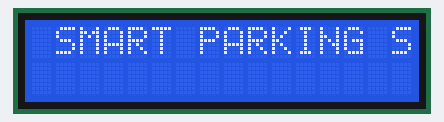
The sketch below on a simulated Arduino Uno, built with avr-gcc and run on an emulated ATmega328P. Parts: 16×2 character LCD.

Above: at 0.1 s.
At 2.1 s:
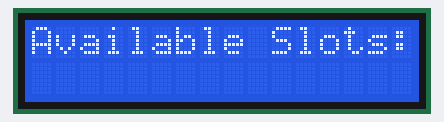
At 3.1 s:
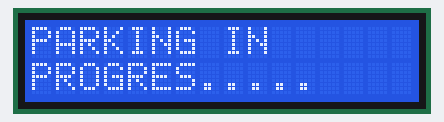
At 4.73 s:
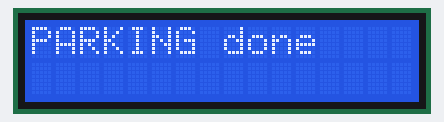

The sketch:

Main_File.ino
```cpp
#include <LiquidCrystal.h>
#include <SoftwareSerial.h>
String voice, number;
LiquidCrystal lcd(12, 11, 5, 4, 3, 2);
int cars=15;
#define frontandbackmotor 13
#define liftmotor 10
#define magnet 9

SoftwareSerial portOne(15, 14);
SoftwareSerial portTwo(17, 16);

void setup() {
  // put your setup code here, to run once:
  Serial.begin(9600);
  portOne.begin(9600);
  portTwo.begin(9600);
  lcd.begin(16, 2);
  lcd.setCursor(1,0);
  lcd.print("SMART PARKING SYSTEM");
  delay(2000);
  lcd.clear();

}

void loop() {
  // put your main code here, to run repeatedly:
  while (cars!=0) {
  portOne.listen();
  portTwo.listen();
  while(portOne.available()){
  delay(3);
  char c = Serial.read();
  voice+=c;}

  while(portTwo.available()){
  delay(3);
  char d = Serial.read();
  number+=d;}

  lcd.setCursor(0,0);
  lcd.print("Available Slots:");
  lcd.print(cars);
  delay(1000);
  lcd.clear();
  lcd.print("Scanning Vehicle Number: ");
  if (number == voice){
    lcd.clear();lcd.setCursor(0, 0);lcd.print("PARKING IN ");lcd.setCursor(0, 1);lcd.print("PROGRES..... ");
  digitalWrite(frontandbackmotor,HIGH);delay(500);digitalWrite(frontandbackmotor,LOW);
  digitalWrite(liftmotor,HIGH);delay(500);digitalWrite(liftmotor,LOW);
  digitalWrite(magnet,HIGH);delay(500);digitalWrite(magnet,LOW);
  cars=cars-1;
  lcd.clear();lcd.setCursor(0, 0);lcd.print("PARKING done ");delay(300);
  }

}
lcd.print("Slots Full");
}
```

Measured:
- by itself, everything shown: repeats every 2.8 s, in 3 steps
- what the display in image 1 shows lasts 1.0 s, from 2.1 s to 3.1 s
- what the display in image 2 shows lasts 1.5 s, from 3.1 s to 4.6 s
